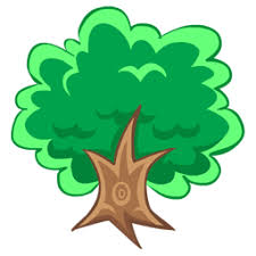
#> input picture resized.png, 256 x 256 px
$ python syasin.py
#> lines starting #> are read from the running program, lines starting #| are printed output that depends on the picture
from PIL import Image

img = Image.open("resized.png")
#> img is the input picture: PIL image 256x256 RGB; mean R, G, B 143.8, 209.6, 162.5
img = img.resize((160, 120))
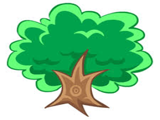
#> img: PIL image 160x120 RGB; mean R, G, B 143.8, 209.5, 162.4
img.save("resized.png")
